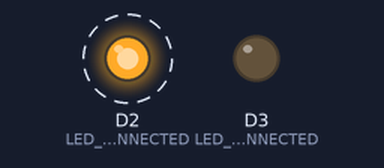
A sketch run on a simulated Arduino Nano 33 IoT. Shown: output pins drawn as LEDs (lit = HIGH). Dashed ring = blinking. Nothing arrives over Bluetooth unless stated; a phone connects over Bluetooth LE 3 s after start.

Above: at 0.2 s.
Timing chart, 0 to 3.0 s (numbered marks = the images above):
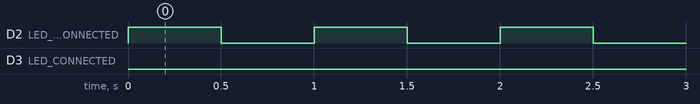

The sketch:

ble.ino
```cpp
#include <ArduinoBLE.h>

const int LED_DISCONNECTED = 2;
const int LED_CONNECTED = 3;

void setup() {
  pinMode(LED_DISCONNECTED, OUTPUT);
  pinMode(LED_CONNECTED, OUTPUT);

  // BLEデバイスを初期化
  if (!BLE.begin()) {
    // デバイスの初期化が失敗した場合は停止
    while (1);
  }

  // BLEのローカル名とUUIDv4を設定
  BLE.setLocalName("MyBLEDevice");
  BLE.setAdvertisedServiceUuid("8287eddb-d5be-4f69-a552-a605861baf78");

  // BLEのアドバタイズを開始
  BLE.advertise();
}

void loop() {
  // 新しいセントラルが接続を試みるのを待機
  BLEDevice central = BLE.central();

  // セントラルが接続された場合
  if (central) {
    digitalWrite(LED_DISCONNECTED, LOW);
    while (central.connected()) {
      digitalWrite(LED_CONNECTED, HIGH);
      delay(500);
      digitalWrite(LED_CONNECTED, LOW);
      delay(500);
    }
  // セントラルが接続されていない場合
  } else {
    digitalWrite(LED_CONNECTED, LOW);
    digitalWrite(LED_DISCONNECTED, HIGH);
    delay(500);
    digitalWrite(LED_DISCONNECTED, LOW);
    delay(500);
  }
}
```

Measured:
- by itself, D2 (LED_DISCONNECTED): alternates HIGH for 0.50 s and LOW for 0.50 s, 6 changes in all, then stays LOW
- by itself, D3 (LED_CONNECTED): LOW → HIGH at 3.0 s, → LOW 0.50 s later, → HIGH 0.50 s later, → LOW 0.50 s later, … (254 changes in this stretch)
